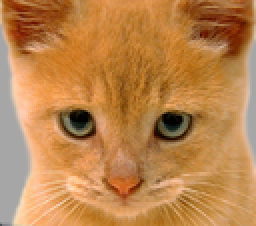
%> input picture data/cat.bmp, 128 x 113 px, shrunk from 410 x 361 before the run (shown 2 times larger)
$ octave proj1_test_filtering.m   (GNU Octave 9; MATLAB toolbox functions it lacks are replaced by stand-ins)
%> lines starting %> are read from the running program, lines starting %| are printed output that depends on the picture
### code/my_imfilter.m
function output = my_imfilter(image, filter)
%> called with filter = [0 0 0; 0 1 0; 0 0 0]
% This function is intended to behave like the built in function imfilter()
% See 'help imfilter' or 'help conv2'. While terms like "filtering" and
% "convolution" might be used interchangeably, and they are indeed nearly
% the same thing, there is a difference:
% from 'help filter2'
%    2-D correlation is related to 2-D convolution by a 180 degree rotation
%    of the filter matrix.

% Your function should work for color images. Simply filter each color
% channel independently.

% Your function should work for filters of any width and height
% combination, as long as the width and height are odd (e.g. 1, 7, 9). This
% restriction makes it unambigious which pixel in the filter is the center
% pixel.

% Boundary handling can be tricky. The filter can't be centered on pixels
% at the image boundary without parts of the filter being out of bounds. If
% you look at 'help conv2' and 'help imfilter' you see that they have
% several options to deal with boundaries. You should simply recreate the
% default behavior of imfilter -- pad the input image with zeros, and
% return a filtered image which matches the input resolution. A better
% approach is to mirror the image content over the boundaries for padding.

% % Uncomment if you want to simply call imfilter so you can see the desired
% % behavior. When you write your actual solution, you can't use imfilter,
% % filter2, conv2, etc. Simply loop over all the pixels and do the actual
% % computation. It might be slow.
% output = imfilter(image, filter);


%%%%%%%%%%%%%%%%
% Your code here
%%%%%%%%%%%%%%%%
%%
%testcode
%image = im2single(imread('../data/submarine.bmp'));
%imresize(image, 0.7, 'bilinear'); %resizing to speed up testing
%filter =  [0 0 0; 0 1 0; 0 0 0];
%%
si=size(image);
%> si = [80 90 3]
sf=size(filter);
hf=floor(sf(1)/2);
wf=floor(sf(2)/2);
R=zeros(si(1),si(2));
G=zeros(si(1),si(2));
B=zeros(si(1),si(2));
for i=1:1:si(1)
     sprintf('%2.2f%%', i/si(1)*100)
    for j=1:1:si(2)
        for i2=-hf:1:hf
            for j2=-wf:1:wf
                 h=i+i2;w=j+j2;
                if h<=0
                    h=2-h;
                end
                if h>si(1)
                    h=2*si(1)-h;
                end
                if w<=0
                    w=2-w;
                end
                if w>si(2)
                    w=2*si(2)-w;
                end
                R(i,j)=R(i,j) + image(h,w,1)*filter(hf+1+i2,wf+1+j2);
                 G(i,j)=G(i,j)+ image(h,w,2)*filter(hf+1+i2,wf+1+j2);
                  B(i,j)=B(i,j)+ image(h,w,3)*filter(hf+1+i2,wf+1+j2);
            end
        end
    end
end
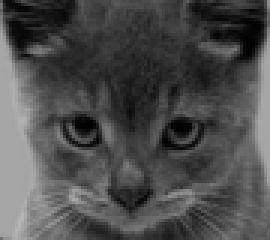
%> B: size 80x90 double (shown 3 times larger); min 0.00108, max 0.725, mean 0.302
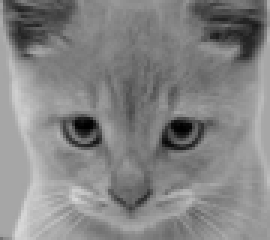
%> G: size 80x90 double (shown 3 times larger); min 0.00189, max 0.849, mean 0.52
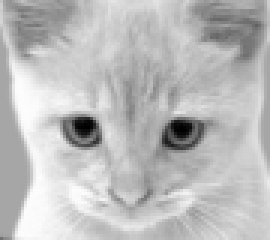
%> R: size 80x90 double (shown 3 times larger); min 0.00335, max 0.994, mean 0.738
output(:,:,1)=R;
output(:,:,2)=G;
output(:,:,3)=B;

### code/proj1_test_filtering.m
% this script has test cases to help you test my_imfilter() which you will
% write. You should verify that you get reasonable output here before using
% your filtering to construct a hybrid image in proj1.m. The outputs are
% all saved and you can include them in your writeup. You can add calls to
% imfilter() if you want to check that my_imfilter() is doing something
% similar.
close all

%% Setup
test_image = im2single(imread('../data/cat.bmp'));
test_image = imresize(test_image, 0.7, 'bilinear'); %resizing to speed up testing
figure(1)
imshow(test_image)

%% Identify filter
%This filter should do nothing regardless of the padding method you use.
identity_filter = [0 0 0; 0 1 0; 0 0 0];

identity_image  = my_imfilter(test_image, identity_filter);

figure(2); imshow(identity_image);
imwrite(identity_image, 'identity_image.jpg', 'quality', 95);

%% Small blur with a box filter
%This filter should remove some high frequencies
blur_filter = [1 1 1; 1 1 1; 1 1 1];
blur_filter = blur_filter / sum(sum(blur_filter)); %making the filter sum to 1

blur_image = imfilter(test_image, blur_filter);

figure(3); imshow(blur_image);
imwrite(blur_image, 'blur_image.jpg', 'quality', 95);

%% Large blur
%This blur would be slow to do directly, so we instead use the fact that
%Gaussian blurs are separable and blur sequentially in each direction.
large_1d_blur_filter = fspecial('Gaussian', [25 1], 10);

large_blur_image = imfilter(test_image, large_1d_blur_filter);
large_blur_image = imfilter(large_blur_image, large_1d_blur_filter'); %notice the ' operator which transposes the filter
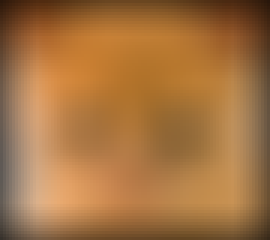
%> large_blur_image: size 80x90x3 single (shown 3 times larger); mean R, G, B 0.646, 0.451, 0.256

figure(4); imshow(large_blur_image);
imwrite(large_blur_image, 'large_blur_image.jpg', 'quality', 95);

% %If you want to see how slow this would be to do naively, try out this
% %equivalent operation:
% tic %tic and toc run a timer and then print the elapsted time
% large_blur_filter = fspecial('Gaussian', [25 25], 10);
% large_blur_image = my_imfilter(test_image, large_blur_filter);
% toc

%% Oriented filter (Sobel Operator)
sobel_filter = [-1 0 1; -2 0 2; -1 0 1]; %should respond to horizontal gradients

sobel_image = imfilter(test_image, sobel_filter);

%0.5 added because the output image is centered around zero otherwise and mostly black
figure(5); imshow(sobel_image + 0.5);
imwrite(sobel_image + 0.5, 'sobel_image.jpg', 'quality', 95);


%% High pass filter (Discrete Laplacian)
laplacian_filter = [0 1 0; 1 -4 1; 0 1 0];

laplacian_image = imfilter(test_image, laplacian_filter);
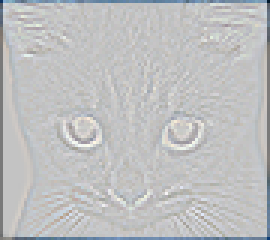
%> laplacian_image: size 80x90x3 single (shown 3 times larger); mean R, G, B -0.0347, -0.0275, -0.0202; drawn with min black and max white

%0.5 added because the output image is centered around zero otherwise and mostly black
figure(6); imshow(laplacian_image + 0.5);
imwrite(laplacian_image + 0.5, 'laplacian_image.jpg', 'quality', 95);

%% High pass "filter" alternative
high_pass_image = test_image - blur_image; %simply subtract the low frequency content
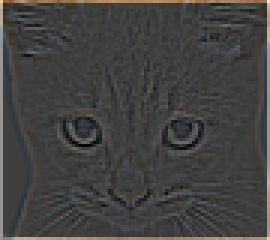
%> high_pass_image: size 80x90x3 single (shown 3 times larger); mean R, G, B 0.0115, 0.00911, 0.00671; drawn with min black and max white

figure(7); imshow(high_pass_image + 0.5);
%> after `imshow(high_pass_image + 0.5)`:
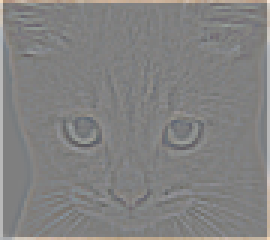
%> displayed picture: size 80x90x3, on the screen's scale of 0 to 255 (shown 3 times larger); mean R, G, B 130.4, 129.8, 129.2
imwrite(high_pass_image + 0.5, 'high_pass_image.jpg', 'quality', 95);

%by James Hays

$ run again, with data/submarine.bmp copied over data/cat.bmp
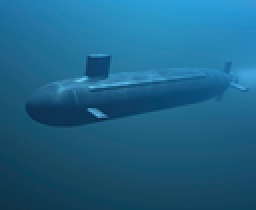
%> input picture data/submarine.bmp, 128 x 105 px, shrunk from 375 x 307 before the run (shown 2 times larger)
%> after the loop in my_imfilter, `for i=1:1:si(1)`:
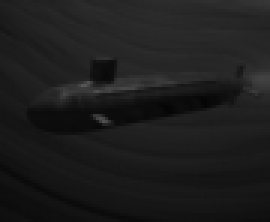
%> R: size 74x90 double (shown 3 times larger); min 0.0223, max 0.34, mean 0.115
%> `imshow(high_pass_image + 0.5)`:
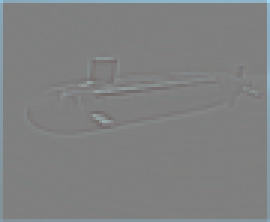
%> displayed picture: size 74x90x3, on the screen's scale of 0 to 255 (shown 3 times larger); mean R, G, B 128, 129.2, 129.8
